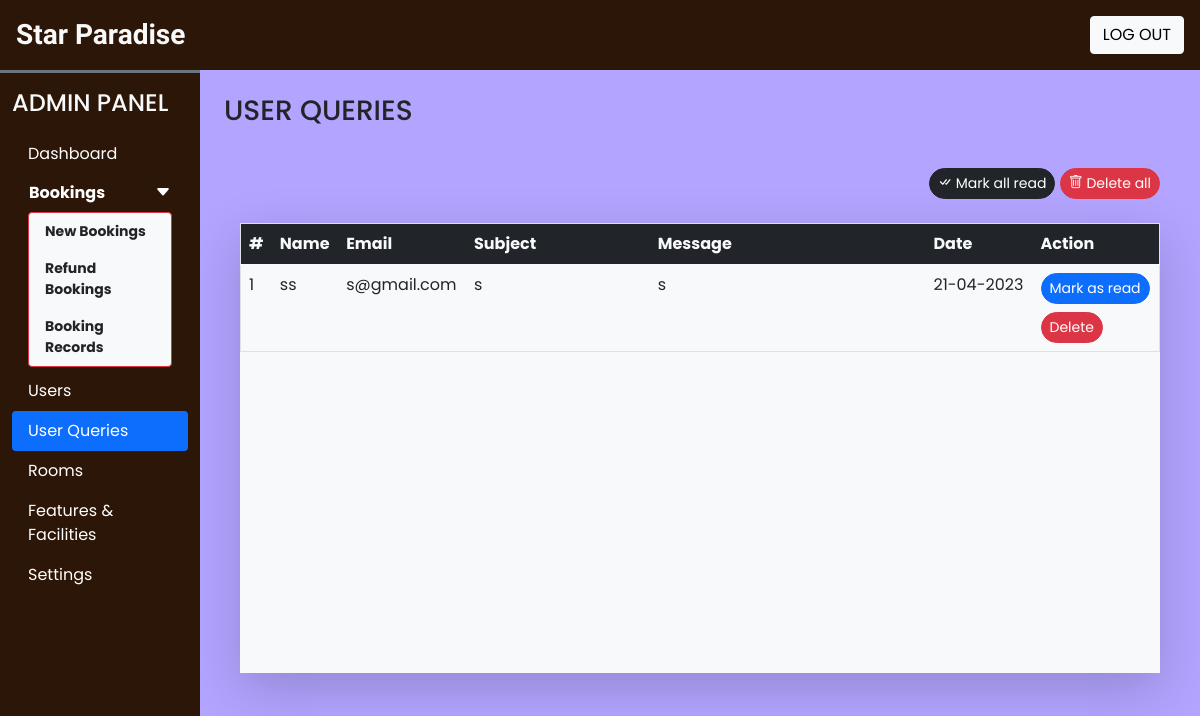
Page /admin/user_queries.php (signed in) on the committed database.
### tables this page shows
CREATE TABLE `user_queries` (
  `sr_no` int(11) NOT NULL,
  `name` varchar(50) NOT NULL,
  `email` varchar(150) NOT NULL,
  `subject` varchar(200) NOT NULL,
  `message` varchar(500) NOT NULL,
  `datentime` datetime NOT NULL DEFAULT current_timestamp(),
  `seen` tinyint(4) NOT NULL DEFAULT 0
);

### admin/user_queries.php (the view, shortened to what this page needs)
<!DOCTYPE html>
<html lang="en">
<head>
  <?php require('inc/links.php'); ?>
</head>
<body style="background-color:#B2A4FF;">
  <?php require('inc/header.php'); ?>
  <div class="container-fluid" id="main-content">
    <div class="row">
      <div class="col-lg-10 ms-auto p-4 overflow-hidden">
        <h3 class="mb-4">USER QUERIES</h3>
        <div class="card border-0  mb-4" style="background-color:#B2A4FF;">
          <div class="card-body">
            <div class="text-end mb-4">
              <a href="?seen=all" class="btn btn-dark rounded-pill shadow-none btn-sm">
                <i class="bi bi-check-all"></i> Mark all read
              </a>
              <a href="?del=all" class="btn btn-danger rounded-pill shadow-none btn-sm">
                <i class="bi bi-trash"></i> Delete all
              </a>
            </div>
            <div class="table-responsive-md bg-light shadow-lg" style="height: 450px; overflow-y: scroll;">
              <table class="table table-hover border">
                <thead class="sticky-top">
                  <tr class="bg-dark text-light">
                    <th scope="col">#</th>
                    <th scope="col">Name</th>
                    <th scope="col">Email</th>
                    <th scope="col" width="20%">Subject</th>
                    <th scope="col" width="30%">Message</th>
                    <th scope="col">Date</th>
                    <th scope="col">Action</th>
                  </tr>
                </thead>
                <tbody>
                  <?php
                  $q = "SELECT * FROM `user_queries` ORDER BY `sr_no` DESC";
                  $data = mysqli_query($con, $q);
                  $i = 1;
                  while ($row = mysqli_fetch_assoc($data)) {
                    $date = date('d-m-Y', strtotime($row['datentime']));
                    $seen = '';
                    if ($row['seen'] != 1) {
                      $seen = "<a href='?seen=$row[sr_no]' class='btn btn-sm rounded-pill btn-primary'>Mark as read</a> <br>";
                    }
                    $seen .= "<a href='?del=$row[sr_no]' class='btn btn-sm rounded-pill btn-danger mt-2'>Delete</a>";
                    echo <<<query
                        <tr>
                          <td>$i</td>
                          <td>$row[name]</td>
                          <td>$row[email]</td>
                          <td>$row[subject]</td>
                          <td>$row[message]</td>
                          <td>$date</td>
                          <td>$seen</td>
                        </tr>
                      query;
                    $i++;
                  }
                  ?>
                </tbody>
              </table>
            </div>
          </div>
        </div>
      </div>
    </div>
  </div>
</body>
</html>

### admin/css/common.css (style rules this page uses)
:root { --teal: #2ec1ac; --teal_hover: #279e8c; }
* { font-family: "Poppins", sans-serif; }

### rows in the picture
user_queries: name "ss", email "s@gmail.com", subject "s", message "s", datentime "21-04-2023"
